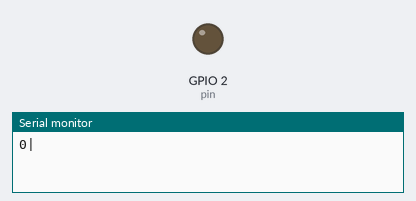
This sketch was run on a simulated ESP32. Parts: output pins drawn as LEDs (lit = HIGH), the last lines printed to the serial monitor.

Above: at 0.05 s.
At 1.45 s:
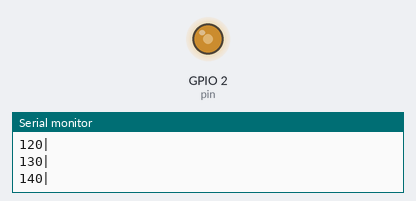
At 2.85 s:
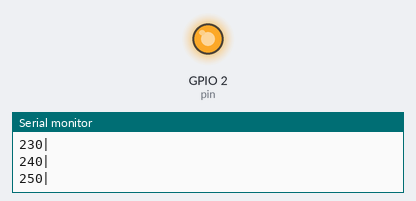
At 5.7 s:
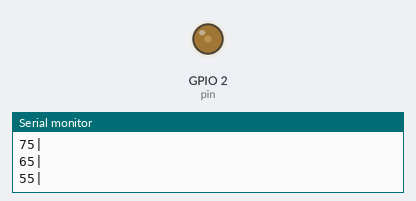
Timing chart, 0 to 9.4 s (numbered marks = the images above):
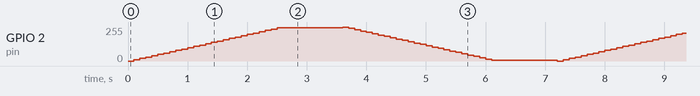

The sketch:

LedPWM.ino
```cpp
#define pin 2

const int pwmFreq = 5000;
const int pwmResolution = 8;

void setup() {
  Serial.begin(115200);
  ledcAttach(pin,pwmFreq,pwmResolution);
}

void loop() {
for(auto i=0;i<255;i=i+10){
ledcWrite(pin,i);
Serial.print(i);
Serial.println("|");
delay(100);
}
delay(1000);
for(auto i=255;i>0;i=i-10){
ledcWrite(pin,i);
Serial.print(i);
Serial.println("|");
delay(100);
}
delay(1000);
}
```
